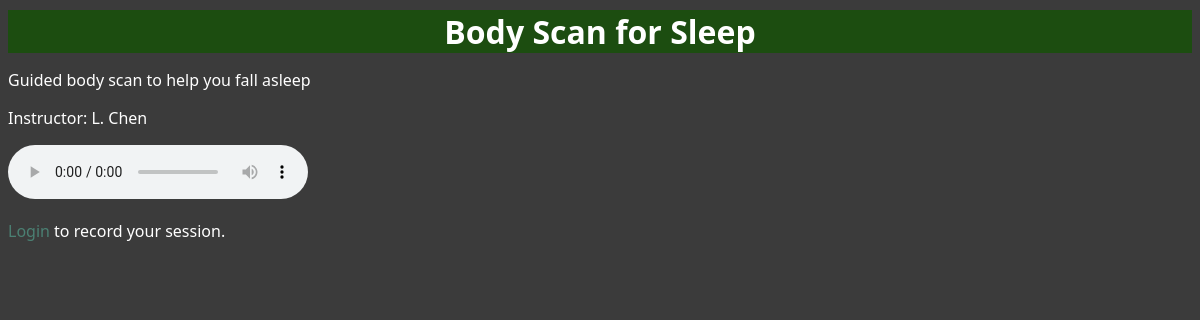
The page /play.php?id=2 on the database its author committed.
### tables this page shows
CREATE TABLE `meditations` (
  `meditation_id` int(11) NOT NULL,
  `title` varchar(255) NOT NULL,
  `description` text DEFAULT NULL,
  `instructor` varchar(100) DEFAULT NULL,
  `category_id` int(11) DEFAULT NULL,
  `duration_seconds` int(11) DEFAULT NULL,
  `media_url` varchar(500) DEFAULT NULL,
  `is_active` tinyint(1) DEFAULT 1,
  `created_at` timestamp NOT NULL DEFAULT current_timestamp()
);

### play.php (the view, shortened to what this page needs)
<?php
include('db_connect.php');
$id = $_GET['id'];
$sql = "SELECT * FROM meditations WHERE meditation_id = $id";
$result = mysqli_query($conn, $sql);
$row = mysqli_fetch_assoc($result);
?>
<!DOCTYPE html>
<html>
<head>
  <link rel="stylesheet" href="assets/style.css">
</head>
<body>
<h1><?php echo $row['title']; ?></h1>
<p><?php echo $row['description']; ?></p>
<p>Instructor: <?php echo $row['instructor']; ?></p>
<audio controls>
  <source src="<?php echo $row['media_url']; ?>" type="audio/mpeg">
</audio>
<?php
if (isset($_SESSION['user_id'])) {
?>
<form action="record_session.php" method="post">
  <input type="hidden" name="meditation_id" value="<?php echo $row['meditation_id']; ?>">
  <label>Duration (seconds):</label>
  <input type="text" name="duration_seconds"><br>
  <label>Mood:</label>
  <input type="text" name="mood"><br>
  <label>Notes:</label><br>
  <textarea name="notes" rows="3" cols="40"></textarea><br>
  <input type="submit" value="Record Session">
</form>
<?php
} else {
  echo "<p><a href='login.php'>Login</a> to record your session.</p>";
}
?>
</body>
</html>

### assets/style.css (style rules this page uses)
body { font-family: 'Segoe UI', Tahoma, Geneva, Verdana, sans-serif; background-color: #3B3B3B; color: #FFFFFF; margin: 10; padding: 0; }
h1 { background-color: #1C4D10; text-align: center; }
h1, h2, h3 { margin: 10px 0; }
a { color: #4b8073; text-decoration: none; }

### rows shown on the page
meditations: title "Body Scan for Sleep", description "Guided body scan to help you fall asleep", instructor "L. Chen"
